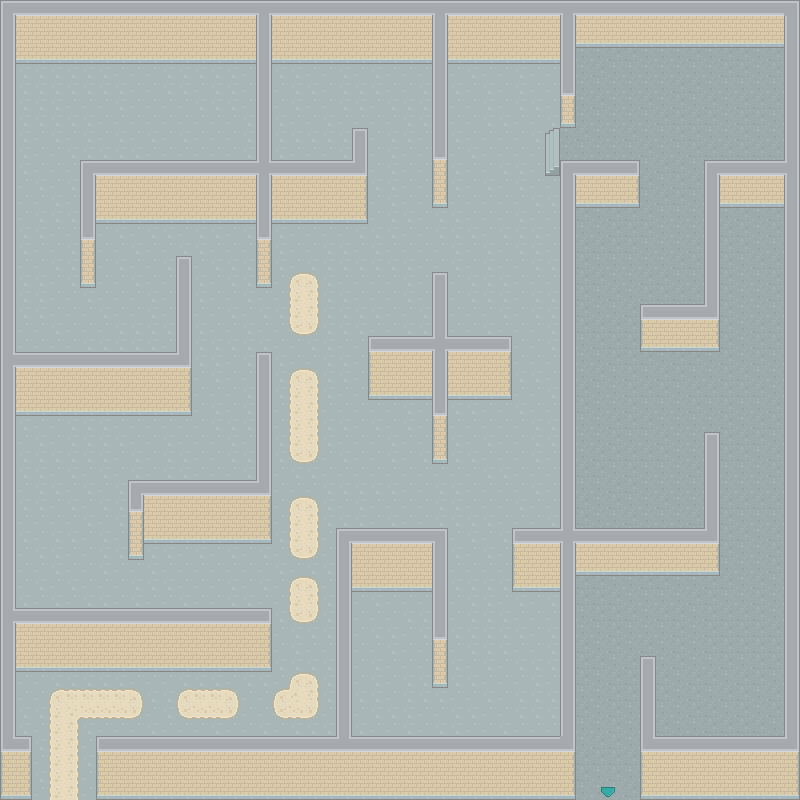

This game map was drawn from its Tiled (.tmx) file and the tilesets committed beside it. A one-line description and the trimmed map source follow:
An orthogonal 50x50 tile map with 16x16 px tiles, 4 tile layers (Ground Terrain, Ground Overlay, Deco0, Above0), 2 hidden layers not drawn.

<map version="1.4" tiledversion="1.4.3" orientation="orthogonal" renderorder="right-down" width="50" height="50" tilewidth="16" tileheight="16" infinite="0" backgroundcolor="#000000" nextlayerid="7" nextobjectid="1">
 <editorsettings>
  <export target="Lilypad Temple Room 1.json" format="json" />
 </editorsettings>
 <tileset firstgid="1" source="roguelikeSheet.tsx" />
 <layer id="1" name="Ground Terrain" width="50" height="50">
  <data>[2500 cells, 2500 non-empty, 4 distinct tile ids]</data>
 </layer>
 <layer id="2" name="Ground Overlay" width="50" height="50">
  <data>[2500 cells, 72 non-empty, 10 distinct tile ids]</data>
 </layer>
 <layer id="3" name="Deco0" width="50" height="50">
  <data>[2500 cells, 392 non-empty, 13 distinct tile ids]</data>
 </layer>
 <layer id="4" name="Above0" width="50" height="50">
  <data>[2500 cells, 533 non-empty, 23 distinct tile ids]</data>
 </layer>
 <layer id="5" name="Collision" width="50" height="50" visible="0">
  <data>[2500 cells, 510 non-empty, 3 distinct tile ids]</data>
 </layer>
 <layer id="6" name="Lilypad Pathway Part 1:1216:1504:down:" width="50" height="50" visible="0">
  <data>[2500 cells, 2 non-empty, 2 distinct tile ids]</data>
 </layer>
</map>
